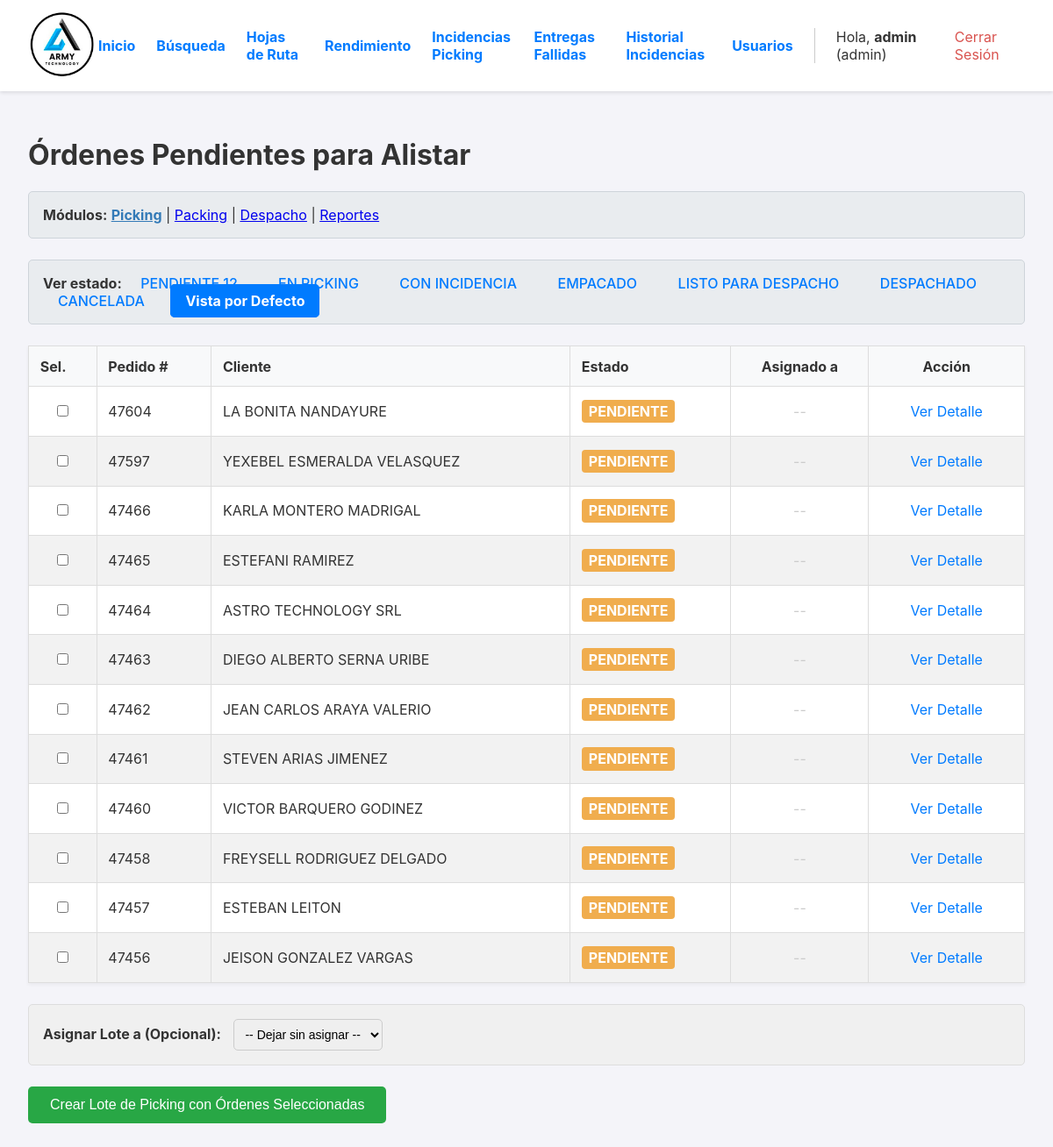
Screenshot of / (signed in) with the database file from the repository.
### app.py (models this page shows, shortened)
class User(UserMixin, db.Model):
    id = db.Column(db.Integer, primary_key=True)
    username = db.Column(db.String(80), unique=True, nullable=False)
    password_hash = db.Column(db.String(256), nullable=False)
    role = db.Column(db.String(20), nullable=False, default='operario')

class Orden(db.Model):
    id = db.Column(db.Integer, primary_key=True)
    numero_pedido = db.Column(db.String(50), unique=True, nullable=False)
    cliente_nombre = db.Column(db.String(200), nullable=False)
    cliente_direccion = db.Column(db.String(300), nullable=True)
    estado = db.Column(db.String(30), nullable=False, default='PENDIENTE')
    fecha_creacion = db.Column(db.DateTime, nullable=False, default=datetime.datetime.utcnow)
    lote_id = db.Column(db.Integer, db.ForeignKey('lote_picking.id'), nullable=True)
    items = db.relationship('ItemOrden', backref='orden', lazy=True, cascade="all, delete-orphan")
    fecha_inicio_picking = db.Column(db.DateTime, nullable=True)
    fecha_fin_picking = db.Column(db.DateTime, nullable=True)
    fecha_fin_packing = db.Column(db.DateTime, nullable=True)
    fecha_despacho = db.Column(db.DateTime, nullable=True)
    packer_id = db.Column(db.Integer, db.ForeignKey('user.id', ondelete='SET NULL'), nullable=True)
    packer = db.relationship('User', foreign_keys=[packer_id])
    devolucion_confirmada = db.Column(db.Boolean, default=False, nullable=False)
    bultos = db.relationship('Bulto', backref='orden', cascade="all, delete-orphan")
    hoja_de_ruta_id = db.Column(db.Integer, db.ForeignKey('hoja_de_ruta.id'), nullable=True)
    destino_id = db.Column(db.Integer, db.ForeignKey('destino.id'), nullable=True)
    destino = db.relationship('Destino', backref='ordenes')
    guia_encomienda = db.Column(db.String(100), nullable=True)
    nota_entrega = db.Column(db.Text, nullable=True)
    fecha_entrega_final = db.Column(db.DateTime, nullable=True)

### app.py (the view, shortened to what this page needs)
@app.route('/')
@login_required
def dashboard():
    if current_user.role == 'conductor':
        return redirect(url_for('dashboard_conductor'))
    estados_posibles = ['PENDIENTE', 'EN_PICKING', 'CON_INCIDENCIA', 'EMPACADO', 'LISTO_PARA_DESPACHO', 'DESPACHADO', 'CANCELADA']
    estado_filtro = request.args.get('estado')
    ordenes_canceladas_para_devolver = []
    if current_user.role == 'admin':
        query_base = Orden.query
        if estado_filtro:
            query_base = query_base.filter(Orden.estado == estado_filtro)
        else:
            query_base = query_base.filter(Orden.estado.in_(['PENDIENTE', 'EN_PICKING']))
    ordenes = query_base.order_by(Orden.fecha_creacion.desc()).all()
    operarios = User.query.filter_by(role='operario').order_by(User.username).all()
    return render_template('dashboard.html',
                           ordenes=ordenes,
                           operarios=operarios,
                           estados=estados_posibles,
                           filtro_actual=estado_filtro,
                           ordenes_a_devolver=ordenes_canceladas_para_devolver)

### app.py (called while the page is built)
@login_manager.user_loader
def load_user(user_id):
    return db.session.get(User, int(user_id))

### templates/dashboard.html (shortened to what this page needs)
{% extends "layout.html" %}
{% block content %}
    <h1>Órdenes Pendientes para Alistar</h1>
    <div class="navegacion-modulos">
        <strong>Módulos:</strong>
        <a href="{{ url_for('dashboard') }}" style="font-weight: bold; color: #337ab7;">Picking</a> |
        <a href="{{ url_for('dashboard_packing') }}">Packing</a> |
        <a href="{{ url_for('dashboard_despacho') }}">Despacho</a>
        {% if current_user.role == 'admin' %}
        | <a href="{{ url_for('reportes_y_busqueda') }}">Reportes</a>
        {% endif %}
    </div>
    <div class="filtros-container">
        <strong>Ver estado:</strong>
        <a href="{{ url_for('dashboard', estado='PENDIENTE') }}" class="{{ 'activo' if (filtro_actual == 'PENDIENTE' or not filtro_actual and current_user.role != 'admin') else '' }}">
           PENDIENTE <span id="pendientes-badge" style="display: none;">0</span>
        </a>
        {% for estado in estados if estado != 'PENDIENTE' %}
            <a href="{{ url_for('dashboard', estado=estado) }}" class="{{ 'activo' if filtro_actual == estado else '' }}">{{ estado.replace('_', ' ') }}</a>
        {% endfor %}
        <a href="{{ url_for('dashboard') }}" class="{{ 'activo' if not filtro_actual and current_user.role == 'admin' else '' }}">Vista por Defecto</a>
    </div>
    <form action="{{ url_for('crear_lote') }}" method="POST">
        <table>
            <thead>
                <tr>
                    <th>Sel.</th>
                    <th>Pedido #</th>
                    <th>Cliente</th>
                    <th>Estado</th>
                    <th style="text-align: center;">Asignado a</th>
                    <th style="text-align: center;">Acción</th>
                </tr>
            </thead>
            <tbody>
                {% for orden in ordenes %}
                    <tr class="{{ 'orden-cancelada' if orden.estado == 'CANCELADA' else '' }}">
                        <td data-label="Seleccionar" style="text-align: center;">
                            {% if orden.estado == 'PENDIENTE' %}
                                <input type="checkbox" name="orden_id" value="{{ orden.id }}">
                            {% endif %}
                        </td>
                        <td data-label="Pedido #">{{ orden.numero_pedido }}</td>
                        <td data-label="Cliente">{{ orden.cliente_nombre }}</td>
                        <td data-label="Estado">
                            <span class="estado estado-{{ orden.estado }}">{{ orden.estado.replace('_', ' ') }}</span>
                        </td>
                        <td data-label="Asignado a" style="text-align: center;">
                            {% if orden.lote and orden.lote.operario %}
                                <strong>{{ orden.lote.operario.username }}</strong>
                            {% else %}
                                <span style="color: #ccc;">--</span>
                            {% endif %}
                        </td>
                        <td data-label="Acción" style="text-align: center;">
                            {% if orden.estado == 'EN_PICKING' and orden.lote and (current_user.role == 'admin' or (orden.lote.operario and current_user.id == orden.lote.operario_id)) %}
                                <a href="{{ url_for('detalle_lote', lote_id=orden.lote_id) }}" class="action-link action-link-picking">Continuar Picking</a>
                            {% else %}
                                <a href="{{ url_for('detalle_orden', orden_id=orden.id) }}" class="action-link">Ver Detalle</a>
                            {% endif %}
                        </td>
                    </tr>
                {% else %}
                    <tr>
                        <td colspan="6" style="text-align: center; padding: 2em;">
                            No hay órdenes que coincidan con el filtro actual.
                        </td>
                    </tr>
                {% endfor %}
            </tbody>
        </table>
        {% if ordenes | selectattr('estado', 'equalto', 'PENDIENTE') | list %}
            {% if current_user.role == 'admin' and operarios %}
            <div class="asignacion-container">
                <label for="operario_id">Asignar Lote a (Opcional):</label>
                <select name="operario_id" id="operario_id">
                    <option value="">-- Dejar sin asignar --</option>
                </select>
            </div>
            {% endif %}
            <button type="submit" class="submit-btn">Crear Lote de Picking con Órdenes Seleccionadas</button>
        {% endif %}
    </form>
{% endblock %}

### templates/layout.html (shortened to what this page needs)
<!DOCTYPE html>
<html lang="es">
<head>
</head>
<body>
    <header>
        <div class="logo">
            <a href="{{ url_for('dashboard') }}">
                <img src="{{ url_for('static', filename='img/logo.png') }}" alt="Logo de la Empresa">
            </a>
        </div>
        <nav class="nav">
             {% if current_user.is_authenticated %}
                {% if current_user.role == 'admin' %}
                    <div class="nav-admin-links">
                        <a href="{{ url_for('dashboard') }}">Inicio</a>
                        <a href="{{ url_for('reportes_y_busqueda') }}">Búsqueda</a>
                        <a href="{{ url_for('gestionar_rutas') }}">Hojas de Ruta</a>
                        <a href="{{ url_for('reporte_operarios') }}">Rendimiento</a>
                        <a href="{{ url_for('gestionar_incidencias') }}" class="nav-link-with-badge">
                            Incidencias Picking
                        </a>
                        <a href="{{ url_for('gestionar_entregas_fallidas') }}" class="nav-link-with-badge">
                            Entregas Fallidas
                        </a>
                        <a href="{{ url_for('historial_incidencias') }}">Historial Incidencias</a>
                        <a href="{{ url_for('gestionar_usuarios') }}">Usuarios</a>
                    </div>
                {% endif %}
                <div class="user-info">
                    <span>Hola, <strong>{{ current_user.username }}</strong> ({{ current_user.role }})</span>
                    <a href="{{ url_for('logout') }}" style="color: #d9534f;">Cerrar Sesión</a>
                </div>
             {% endif %}
        </nav>
    </header>
    <main>
        {% block content %}{% endblock %}
    </main>
</body>
</html>

### templates/layout.html (style rules this page uses)
body { font-family: -apple-system, BlinkMacSystemFont, "Segoe UI", Roboto, "Helvetica Neue", Arial, sans-serif; margin: 0; background-color: #f4f4f9; color: #333; }
header { background-color: #fff; padding: 10px 2em; display: flex; justify-content: space-between; align-items: center; box-shadow: 0 2px 4px rgba(0,0,0,0.1); position: sticky; top: 0; z-index: 100; }
.logo img { height: 80px; }
.nav { display: flex; align-items: center; gap: 1em; }
.nav-admin-links { display: flex; align-items: center; gap: 1.5em; font-weight: bold; border-right: 1px solid #ccc; padding-right: 1.5em; margin-right: 0.5em; }
.nav-admin-links a, .user-info a { text-decoration: none; color: #007bff; }
.user-info { display: flex; align-items: center; gap: 1em; }
main { padding: 2em; }
* { box-sizing: border-box; }
main { padding: 1em; }
@media (min-width: 768px) { main { padding: 2em; } }
.nav-link-with-badge { position: relative; text-decoration: none; }

### templates/dashboard.html (style rules this page uses)
.estado { font-weight: bold; padding: 0.2em 0.5em; border-radius: 4px; color: white; display: inline-block; text-transform: capitalize; }
.estado-PENDIENTE { background-color: #f0ad4e; }
table { width: 100%; border-collapse: collapse; margin-top: 1em; background-color: white; box-shadow: 0 2px 4px rgba(0,0,0,0.05); }
th, td { border: 1px solid #ddd; padding: 0.8em; text-align: left; vertical-align: middle; }
th { background-color: #f8f9fa; }
tr:nth-child(even) { background-color: #f2f2f2; }
.action-link { color: #007bff; text-decoration: none; padding: 5px 10px; border-radius: 4px; display: inline-block; text-align: center; }
.submit-btn { margin-top: 1.5em; padding: 12px 25px; font-size: 16px; background-color: #28a745; color: white; border: none; border-radius: 5px; cursor: pointer; transition: background-color 0.2s; }
.navegacion-modulos, .filtros-container { margin-bottom: 1.5em; padding: 1em; background-color: #e9ecef; border-radius: 5px; border: 1px solid #ced4da; }
.filtros-container a { text-decoration: none; color: #007bff; padding: 0.5rem 1rem; border-radius: 5px; margin-right: 0.5rem; border: 1px solid transparent; font-weight: 500; }
.filtros-container a.activo { background-color: #007bff; color: white; font-weight: bold; border-color: #007bff; }
.asignacion-container { margin-top: 1.5em; padding: 1em; background: #f0f0f0; border-radius: 5px; border: 1px solid #ddd; }
.asignacion-container label { font-weight: bold; margin-right: 10px; }
.asignacion-container select { padding: 8px; border-radius: 5px; border: 1px solid #ccc; font-size: 14px; }

### rows the page displays
User: username "admin", role "admin"
Orden: numero_pedido "47604", cliente_nombre "LA BONITA NANDAYURE", estado.replace "PENDIENTE"
Orden: numero_pedido "47597", cliente_nombre "YEXEBEL ESMERALDA VELASQUEZ", estado.replace "PENDIENTE"
Orden: numero_pedido "47466", cliente_nombre "KARLA MONTERO MADRIGAL", estado.replace "PENDIENTE"
Orden: numero_pedido "47465", cliente_nombre "ESTEFANI RAMIREZ", estado.replace "PENDIENTE"
Orden: numero_pedido "47464", cliente_nombre "ASTRO TECHNOLOGY SRL", estado.replace "PENDIENTE"
Orden: numero_pedido "47463", cliente_nombre "DIEGO ALBERTO SERNA URIBE", estado.replace "PENDIENTE"
Orden: numero_pedido "47462", cliente_nombre "JEAN CARLOS ARAYA VALERIO", estado.replace "PENDIENTE"
Orden: numero_pedido "47461", cliente_nombre "STEVEN ARIAS JIMENEZ", estado.replace "PENDIENTE"
Orden: numero_pedido "47460", cliente_nombre "VICTOR BARQUERO GODINEZ", estado.replace "PENDIENTE"
Orden: numero_pedido "47458", cliente_nombre "FREYSELL RODRIGUEZ DELGADO", estado.replace "PENDIENTE"
Orden: numero_pedido "47457", cliente_nombre "ESTEBAN LEITON", estado.replace "PENDIENTE"
Orden: numero_pedido "47456", cliente_nombre "JEISON GONZALEZ VARGAS", estado.replace "PENDIENTE"

### other values shown
{{ estado.replace('_', ' ') }} "EN PICKING" "CON INCIDENCIA" "EMPACADO" "LISTO PARA DESPACHO" "DESPACHADO" "CANCELADA"
